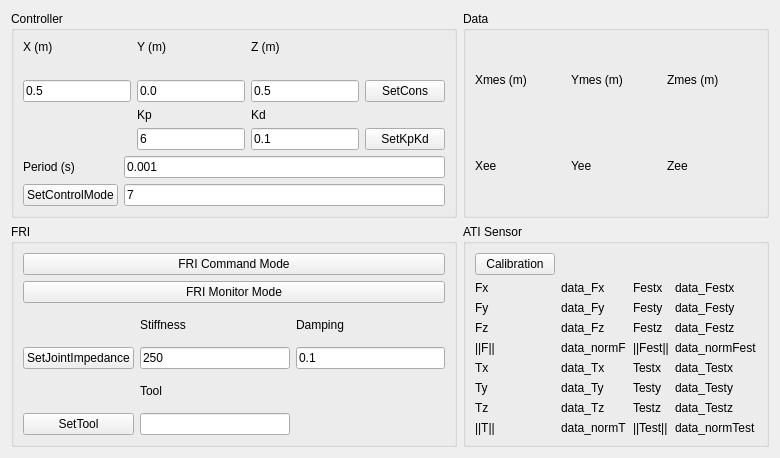
            <widget class="QWidget" name="main">
             <attribute name="title">
              <string>Main</string>
             </attribute>
             <layout class="QGridLayout" name="gridLayout_9">
              <item row="0" column="0">
               <layout class="QGridLayout" name="gridLayout">
                <item row="1" column="1">
                 <widget class="QGroupBox" name="groupBox_4">
                  <property name="title">
                   <string>ATI Sensor</string>
                  </property>
                  <layout class="QGridLayout" name="gridLayout_19">
                   <item row="0" column="0">
                    <layout class="QGridLayout" name="gridLayout_6">
                     <item row="3" column="0">
                      <widget class="QLabel" name="label_21">
                       <property name="text">
                        <string>Fz</string>
                       </property>
                      </widget>
                     </item>
                     <item row="1" column="2">
                      <widget class="QLabel" name="label_17">
                       <property name="text">
                        <string>Festx</string>
                       </property>
                      </widget>
                     </item>
                     <item row="1" column="0">
                      <widget class="QLabel" name="label_13">
                       <property name="text">
                        <string>Fx</string>
                       </property>
                      </widget>
                     </item>
                     <item row="3" column="1">
                      <widget class="QLabel" name="data_Fz">
                       <property name="text">
                        <string>data_Fz</string>
                       </property>
                      </widget>
                     </item>
                     <item row="5" column="0">
                      <widget class="QLabel" name="label_23">
                       <property name="text">
                        <string>Tx</string>
                       </property>
                      </widget>
                     </item>
                     <item row="1" column="1">
                      <widget class="QLabel" name="data_Fx">
                       <property name="text">
                        <string>data_Fx</string>
                       </property>
                      </widget>
                     </item>
                     <item row="2" column="0">
                      <widget class="QLabel" name="label_15">
                       <property name="text">
                        <string>Fy</string>
                       </property>
                      </widget>
                     </item>
                     <item row="3" column="2">
                      <widget class="QLabel" name="label_26">
                       <property name="text">
                        <string>Festz</string>
                       </property>
                      </widget>
                     </item>
                     <item row="3" column="3">
                      <widget class="QLabel" name="data_Festz">
                       <property name="text">
                        <string>data_Festz</string>
                       </property>
                      </widget>
                     </item>
                     <item row="7" column="0">
                      <widget class="QLabel" name="label_29">
                       <property name="text">
                        <string>Tz</string>
                       </property>
                      </widget>
                     </item>
                     <item row="6" column="0">
                      <widget class="QLabel" name="label_24">
                       <property name="text">
                        <string>Ty</string>
                       </property>
                      </widget>
                     </item>
                     <item row="8" column="0">
                      <widget class="QLabel" name="label_30">
                       <property name="text">
                        <string>||T||</string>
                       </property>
                      </widget>
                     </item>
                     <item row="0" column="0">
                      <widget class="QPushButton" name="Calibration_button">
                       <property name="text">
                        <string>Calibration</string>
                       </property>
                      </widget>
                     </item>
                     <item row="4" column="1">
                      <widget class="QLabel" name="data_normF">
                       <property name="text">
                        <string>data_normF</string>
                       </property>
                      </widget>
                     </item>
                     <item row="2" column="1">
                      <widget class="QLabel" name="data_Fy">
                       <property name="text">
                        <string>data_Fy</string>
                       </property>
                      </widget>
                     </item>
                     <item row="2" column="2">
                      <widget class="QLabel" name="label_18">
                       <property name="text">
                        <string>Festy</string>
                       </property>
                      </widget>
                     </item>
                     <item row="1" column="3">
                      <widget class="QLabel" name="data_Festx">
                       <property name="text">
                        <string>data_Festx</string>
                       </property>
                      </widget>
                     </item>
                     <item row="2" column="3">
                      <widget class="QLabel" name="data_Festy">
                       <property name="text">
                        <string>data_Festy</string>
                       </property>
                      </widget>
                     </item>
                     <item row="4" column="0">
                      <widget class="QLabel" name="label_22">
                       <property name="text">
                        <string>||F||</string>
                       </property>
                      </widget>
                     </item>
                     <item row="5" column="1">
                      <widget class="QLabel" name="data_Tx">
                       <property name="text">
                        <string>data_Tx</string>
                       </property>
                      </widget>
                     </item>
                     <item row="5" column="2">
                      <widget class="QLabel" name="label_32">
                       <property name="text">
                        <string>Testx</string>
                       </property>
                      </widget>
                     </item>
                     <item row="5" column="3">
                      <widget class="QLabel" name="data_Testx">
                       <property name="text">
                        <string>data_Testx</string>
                       </property>
                      </widget>
                     </item>
                     <item row="6" column="1">
                      <widget class="QLabel" name="data_Ty">
                       <property name="text">
                        <string>data_Ty</string>
                       </property>
                      </widget>
                     </item>
                     <item row="6" column="2">
                      <widget class="QLabel" name="label_35">
                       <property name="text">
                        <string>Testy</string>
                       </property>
                      </widget>
                     </item>
                     <item row="4" column="2">
                      <widget class="QLabel" name="label_36">
                       <property name="text">
                        <string>||Fest||</string>
                       </property>
                      </widget>
                     </item>
                     <item row="4" column="3">
                      <widget class="QLabel" name="data_normFest">
                       <property name="text">
                        <string>data_normFest</string>
                       </property>
                      </widget>
                     </item>
                     <item row="6" column="3">
                      <widget class="QLabel" name="data_Testy">
                       <property name="text">
                        <string>data_Testy</string>
                       </property>
                      </widget>
                     </item>
                     <item row="7" column="1">
                      <widget class="QLabel" name="data_Tz">
                       <property name="text">
                        <string>data_Tz</string>
                       </property>
                      </widget>
                     </item>
                     <item row="7" column="2">
                      <widget class="QLabel" name="label_40">
                       <property name="text">
                        <string>Testz</string>
                       </property>
                      </widget>
                     </item>
                     <item row="7" column="3">
                      <widget class="QLabel" name="data_Testz">
                       <property name="text">
                        <string>data_Testz</string>
                       </property>
                      </widget>
                     </item>
                     <item row="8" column="1">
                      <widget class="QLabel" name="data_normT">
                       <property name="text">
                        <string>data_normT</string>
                       </property>
                      </widget>
                     </item>
                     <item row="8" column="2">
                      <widget class="QLabel" name="label_43">
                       <property name="text">
                        <string>||Test||</string>
                       </property>
                      </widget>
                     </item>
                     <item row="8" column="3">
                      <widget class="QLabel" name="data_normTest">
                       <property name="text">
                        <string>data_normTest</string>
                       </property>
                      </widget>
                     </item>
                    </layout>
                   </item>
                  </layout>
                 </widget>
                </item>
                <item row="0" column="1">
                 <widget class="QGroupBox" name="groupBox_2">
                  <property name="title">
                   <string>Data</string>
                  </property>
                  <layout class="QGridLayout" name="gridLayout_21">
                   <item row="0" column="0">
                    <layout class="QGridLayout" name="gridLayout_8">
                     <item row="0" column="1">
                      <widget class="QLabel" name="label_46">
                       <property name="text">
                        <string>Ymes (m)</string>
                       </property>
                      </widget>
                     </item>
                     <item row="0" column="2">
                      <widget class="QLabel" name="label_47">
                       <property name="text">
                        <string>Zmes (m)</string>
                       </property>
                      </widget>
                     </item>
                     <item row="0" column="0">
                      <widget class="QLabel" name="label_45">
                       <property name="text">
                        <string>Xmes (m)</string>
                       </property>
                      </widget>
                     </item>
                     <item row="1" column="0">
                      <widget class="QLabel" name="Xee">
                       <property name="text">
                        <string>Xee</string>
                       </property>
                      </widget>
                     </item>
                     <item row="1" column="1">
                      <widget class="QLabel" name="Yee">
                       <property name="text">
                        <string>Yee</string>
                       </property>
                      </widget>
                     </item>
                     <item row="1" column="2">
                      <widget class="QLabel" name="Zee">
                       <property name="text">
                        <string>Zee</string>
                       </property>
                      </widget>
                     </item>
                    </layout>
                   </item>
                  </layout>
                 </widget>
                </item>
                <item row="1" column="0">
                 <widget class="QGroupBox" name="groupBox_3">
                  <property name="title">
                   <string>FRI</string>
                  </property>
                  <layout class="QVBoxLayout" name="verticalLayout_2">
                   <item>
                    <layout class="QGridLayout" name="gridLayout_2">
                     <item row="0" column="0">
                      <widget class="QPushButton" name="fri_cmd_button">
                       <property name="text">
                        <string>FRI Command Mode</string>
                       </property>
                      </widget>
                     </item>
                     <item row="1" column="0">
                      <widget class="QPushButton" name="fri_mon_button">
                       <property name="text">
                        <string>FRI Monitor Mode</string>
                       </property>
                      </widget>
                     </item>
                    </layout>
                   </item>
                   <item>
                    <layout class="QGridLayout" name="gridLayout_10">
                     <item row="1" column="1">
                      <widget class="QLineEdit" name="stiffness">
                       <property name="text">
                        <string>250</string>
                       </property>
                      </widget>
                     </item>
                     <item row="1" column="0">
                      <widget class="QPushButton" name="set_joint_impedance_button">
                       <property name="text">
                        <string>SetJointImpedance</string>
                       </property>
                      </widget>
                     </item>
                     <item row="0" column="2">
                      <widget class="QLabel" name="label_16">
                       <property name="text">
                        <string>Damping</string>
                       </property>
                      </widget>
                     </item>
                     <item row="1" column="2">
                      <widget class="QLineEdit" name="damping">
                       <property name="text">
                        <string>0.1</string>
                       </property>
                      </widget>
                     </item>
                     <item row="0" column="1">
                      <widget class="QLabel" name="label_14">
                       <property name="text">
                        <string>Stiffness</string>
                       </property>
                      </widget>
                     </item>
                     <item row="2" column="1">
                      <widget class="QLabel" name="label_27">
                       <property name="text">
                        <string>Tool</string>
                       </property>
                      </widget>
                     </item>
                     <item row="3" column="0">
                      <widget class="QPushButton" name="set_tool_button">
                       <property name="text">
                        <string>SetTool</string>
                       </property>
                      </widget>
                     </item>
                     <item row="3" column="1">
                      <widget class="QLineEdit" name="settool"/>
                     </item>
                    </layout>
                   </item>
                  </layout>
                 </widget>
                </item>
                <item row="0" column="0">
                 <widget class="QGroupBox" name="groupBox">
                  <property name="title">
                   <string>Controller</string>
                  </property>
                  <layout class="QVBoxLayout" name="verticalLayout">
                   <item>
                    <layout class="QGridLayout" name="gridLayout_3">
                     <item row="4" column="4">
                      <widget class="QPushButton" name="setkpkd_button">
                       <property name="text">
                        <string>SetKpKd</string>
                       </property>
                      </widget>
                     </item>
                     <item row="2" column="4">
                      <widget class="QPushButton" name="SetCons_button">
                       <property name="text">
                        <string>SetCons</string>
                       </property>
                      </widget>
                     </item>
                     <item row="0" column="3">
                      <widget class="QLabel" name="label_3">
                       <property name="text">
                        <string>Z (m)</string>
                       </property>
                      </widget>
                     </item>
                     <item row="2" column="1">
                      <widget class="QLineEdit" name="Xdes">
                       <property name="text">
                        <string>0.5</string>
                       </property>
                      </widget>
                     </item>
                     <item row="2" column="3">
                      <widget class="QLineEdit" name="Zdes">
                       <property name="text">
                        <string>0.5</string>
                       </property>
                      </widget>
                     </item>
                     <item row="0" column="1">
                      <widget class="QLabel" name="label">
                       <property name="text">
                        <string>X (m)</string>
                       </property>
                      </widget>
                     </item>
                     <item row="0" column="2">
                      <widget class="QLabel" name="label_2">
                       <property name="text">
                        <string>Y (m)</string>
                       </property>
                      </widget>
                     </item>
                     <item row="2" column="2">
                      <widget class="QLineEdit" name="Ydes">
                       <property name="text">
                        <string>0.0</string>
                       </property>
                      </widget>
                     </item>
                     <item row="3" column="3">
                      <widget class="QLabel" name="label_20">
                       <property name="text">
                        <string>Kd</string>
                       </property>
                      </widget>
                     </item>
                     <item row="3" column="2">
                      <widget class="QLabel" name="label_19">
                       <property name="text">
                        <string>Kp</string>
                       </property>
                      </widget>
                     </item>
                     <item row="4" column="3">
                      <widget class="QLineEdit" name="kd">
                       <property name="text">
                        <string>0.1</string>
                       </property>
                      </widget>
                     </item>
                     <item row="4" column="2">
                      <widget class="QLineEdit" name="kp">
                       <property name="text">
                        <string>6</string>
                       </property>
                      </widget>
                     </item>
                     <item row="1" column="1">
                      <widget class="QLabel" name="currentXdes">
                       <property name="text">
                        <string/>
                       </property>
                      </widget>
                     </item>
                     <item row="1" column="2">
                      <widget class="QLabel" name="currentYdes">
                       <property name="text">
                        <string/>
                       </property>
                      </widget>
                     </item>
                     <item row="1" column="3">
                      <widget class="QLabel" name="currentZdes">
                       <property name="text">
                        <string/>
                       </property>
                      </widget>
                     </item>
                    </layout>
                   </item>
                   <item>
                    <layout class="QGridLayout" name="gridLayout_4">
                     <item row="1" column="0">
                      <widget class="QPushButton" name="SetControlMode_button">
                       <property name="text">
                        <string>SetControlMode</string>
                       </property>
                      </widget>
                     </item>
                     <item row="0" column="0">
                      <widget class="QLabel" name="label_4">
                       <property name="text">
                        <string>Period (s)</string>
                       </property>
                      </widget>
                     </item>
                     <item row="0" column="1">
                      <widget class="QLineEdit" name="period">
                       <property name="text">
                        <string>0.001</string>
                       </property>
                      </widget>
                     </item>
                     <item row="1" column="1">
                      <widget class="QLineEdit" name="controlmode">
                       <property name="text">
                        <string>7</string>
                       </property>
                      </widget>
                     </item>
                    </layout>
                   </item>
                  </layout>
                 </widget>
                </item>
               </layout>
              </item>
             </layout>
            </widget>
